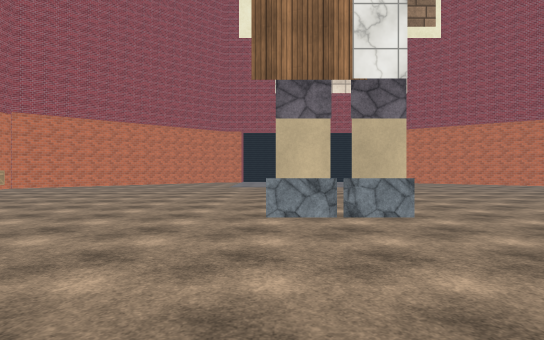
view 1 (above)

16 first-person views from a walk through a 3-D level made in the Unity game engine. The camera is 1.5 m above the floor, looks level and sees 80° across. The floor is counted in squares, 2 m on a side. Each view is taken from the middle of a square. On the plan, view 1 faces up. The plan holds only what a view shows up to about 11 squares ahead; the rest is blank. The place goes on beyond the plan. Surface patterns are stand-ins for the level's own textures.

view 2
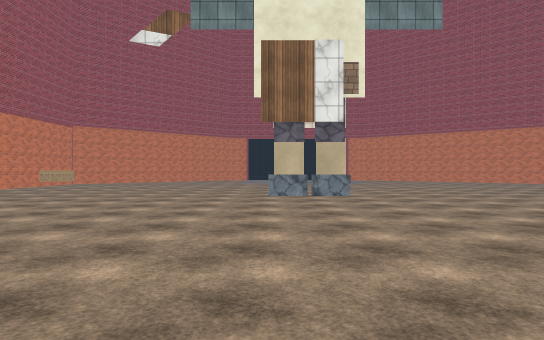

view 3
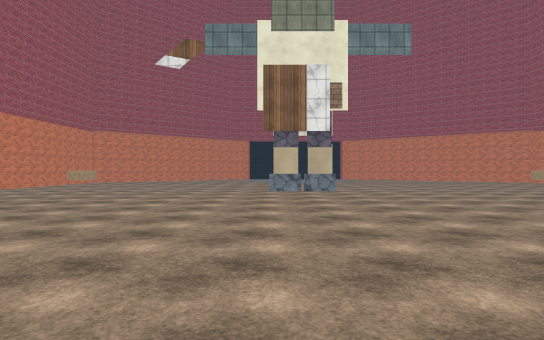

view 4
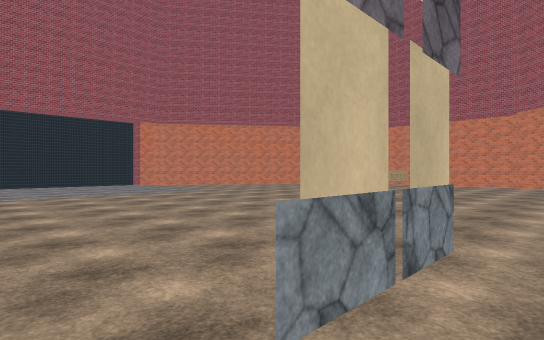

view 5
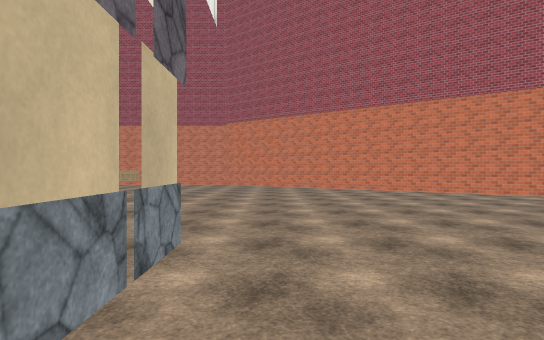

view 6
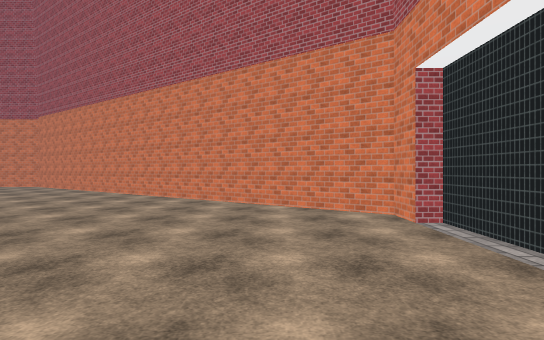

view 7
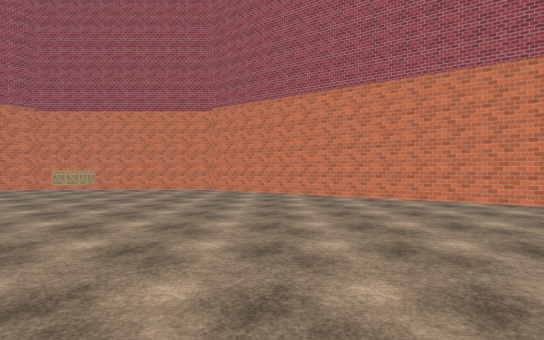

view 8
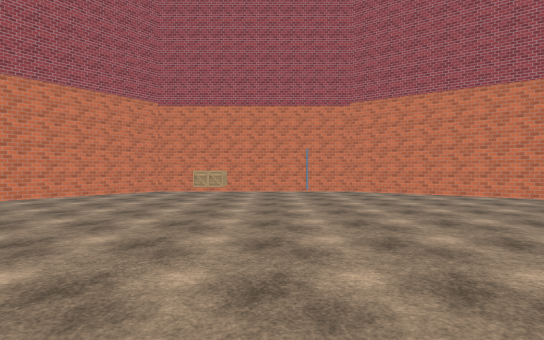

view 9
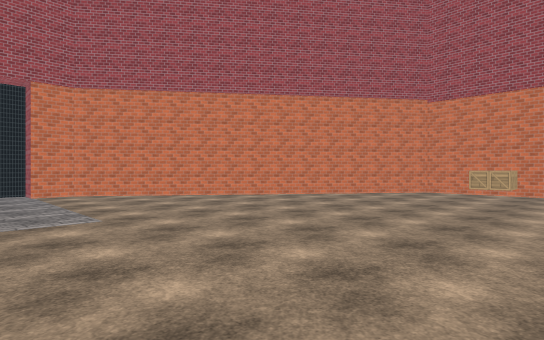

view 10
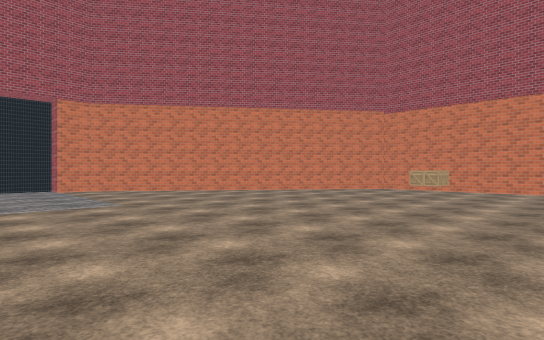

view 11
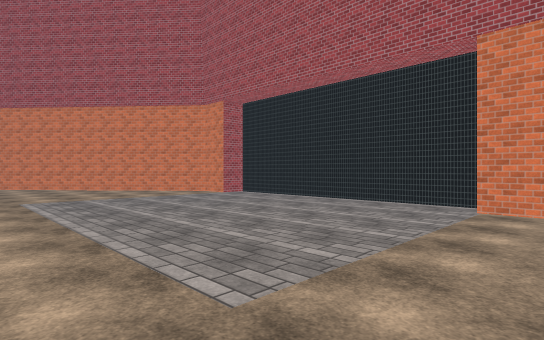

view 12
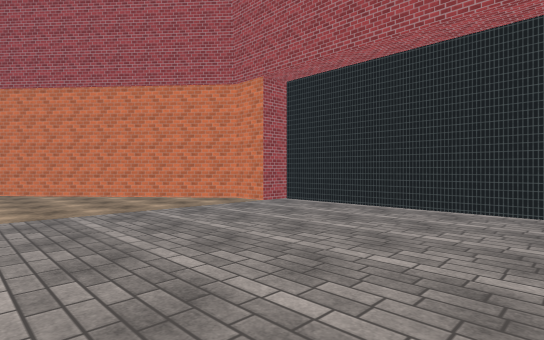

view 13
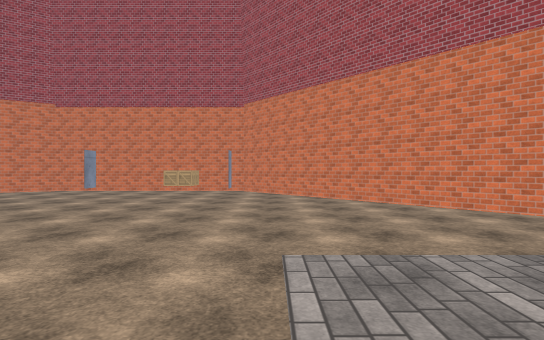

view 14
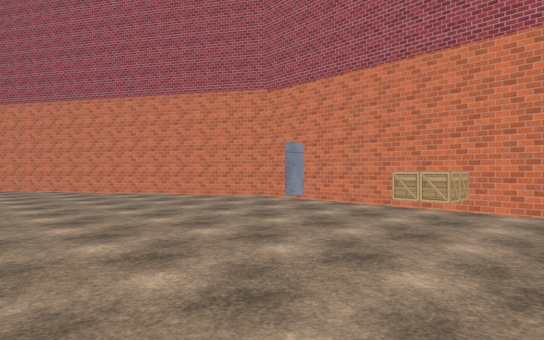

view 15
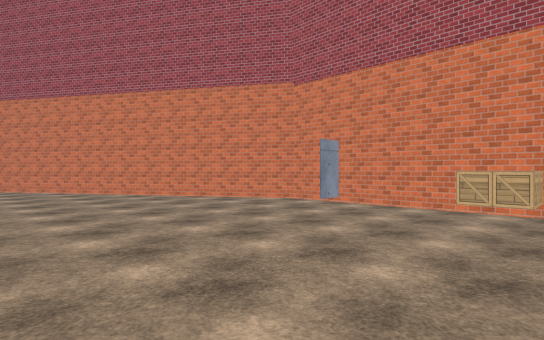

view 16
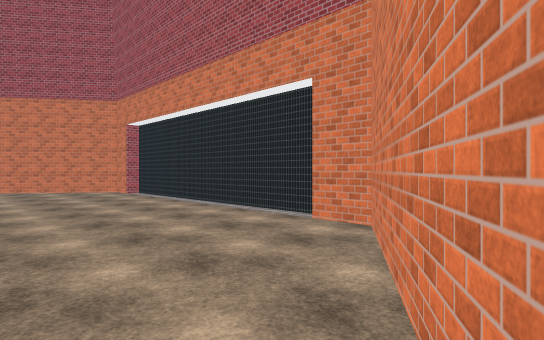

### Floor plan
Points are (right, up) in squares from view 1. A wall is a line through its corners. A room is listed if a view was taken in it or the views show most of it. See-through windows are left out.
Room 1 (views 1, 2, 3, 4, 5, 6, 7, 8, 9, 10, 11, 12, 13, 14, 15, 16)
walls: (2.2, 4.9) (-0.1, 4.9); (13.6, 7.9) (14.4, 7.9); (-10.2, 7.9) (-9.5, 7.9); (15.3, 8) (15.3, 13) (6.5, 19.5) (5.6, 19.5) (5.6, 20.3) (-1.8, 20.3) (-1.8, 19.5) (-3, 19.5) (-10.1, 13.4); (-10.5, 12.5) (-10.5, 6.3) (-2.9, -6) (-1.9, -6); (-1.6, -6.4) (5.6, -6.4) (5.6, -6) (6.4, -6) (15.1, 6)
objects: other object (-10, 11); other object (14, 11) to (15, 11)

Positions as (right, up) in squares from view 1, and headings:
1: (0, 0), facing up
2: (0, -4), facing up
3: (0, -6), facing up
4: (-1, 4), facing up-right
5: (-1, 4), facing right
6: (1, -4), facing right
7: (3, 4), facing right
8: (4, 9), facing right
9: (4, 9), facing up-right
10: (3, 7), facing up-right
11: (7, 13), facing up-left
12: (4, 14), facing up-left
13: (1, 14), facing left
14: (-4, 13), facing down-left
15: (-4, 12), facing down-left
16: (-5, -2), facing down-right
